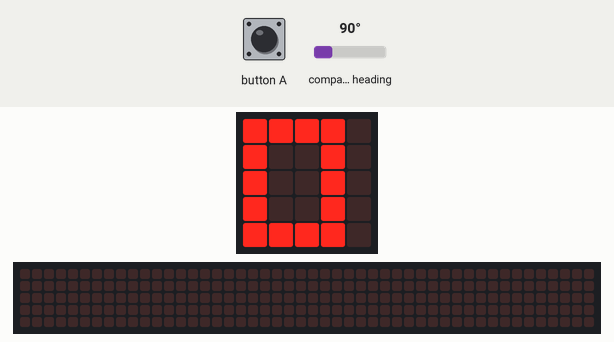
This program was run on a simulated BBC micro:bit (MakeCode). Parts: the board's 5×5 LED display, a strip that is not on the board, showing the scrolling text unrolled. The test bench sets the inputs (shaded band); at power-on: compass heading 90°. The 48×5 strip is a reading aid, not a part: it shows the text the display is scrolling, unrolled, one strip-width of it at a time; the compass is already calibrated.

Above: at 1.2 s.
1.3 s: button A pressed for 0.15 s
At 1.9 s:
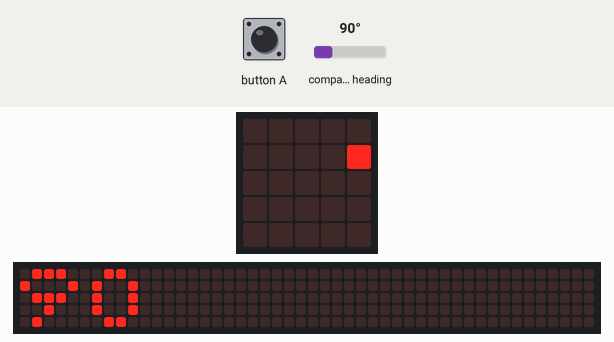
2.0 s: compass heading set to 7°
At 4.9 s:
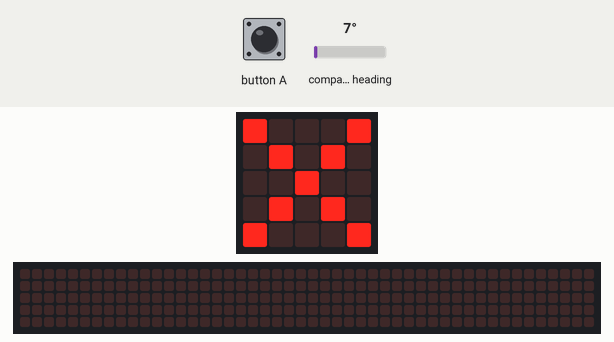
5.0 s: compass heading set to 180°
At 5.8 s:
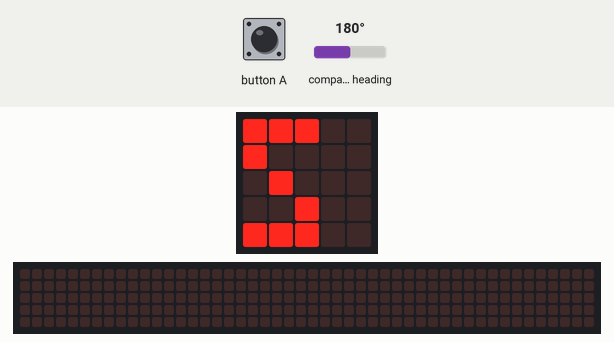
6.9 s: button A pressed for 0.15 s
At 7.21 s:
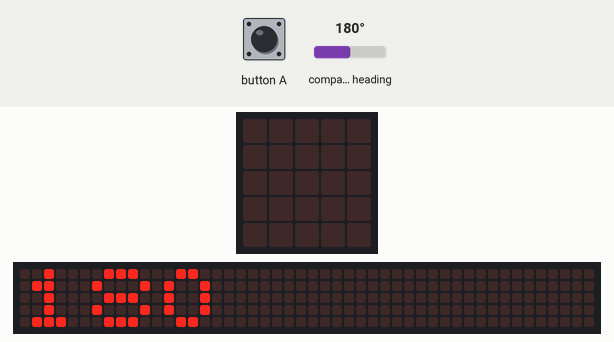
9.1 s: compass heading set to 269°
At 11.4 s:
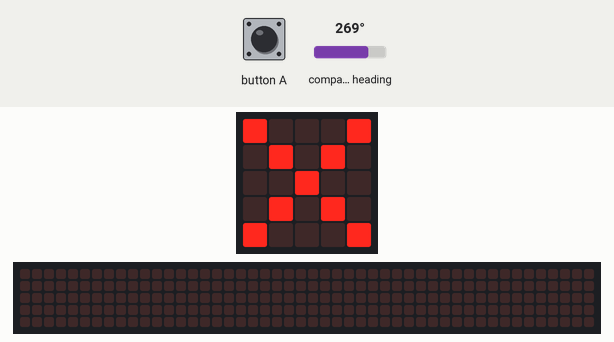
Timing chart, 0 to 11.6 s (numbered marks = the images above; inputs shaded):
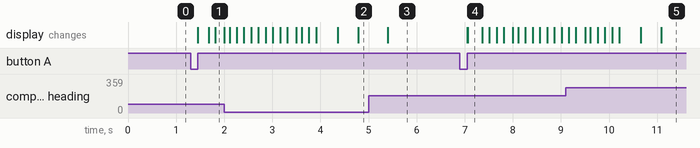

Measured:
- after the input at 1.3 s, the display: first changes after 0.15 s (image 1 shows a later state)
- after the input at 2.0 s, the display: first differs from a run without the input after 2.8 s (image 2)
- after the input at 5.0 s, the display: changes after 0.40 s (image 3)
- after the input at 6.9 s, the display: first changes after 0.15 s (image 4 shows a later state)
- after the input at 9.1 s, the display: first differs from a run without the input after 2.0 s (image 5)

The program:

main.ts
```typescript
let Angle_Boussole = 0
input.onButtonPressed(Button.A, function () {
    basic.clearScreen()
    basic.showNumber(input.compassHeading())
})
input.onGesture(Gesture.Shake, function () {
    input.calibrateCompass()
})
basic.forever(function () {
    Angle_Boussole = input.compassHeading()
    if (Angle_Boussole == 0) {
        basic.showLeds(`
            # . . # .
            # # . # .
            # . # # .
            # . . # .
            # . . # .
            `)
    } else if (Angle_Boussole == 270) {
        basic.showLeds(`
            # # # . .
            # . . . .
            # # . . .
            # . . . .
            # # # . .
            `)
    } else if (Angle_Boussole == 90) {
        basic.showLeds(`
            # # # # .
            # . . # .
            # . . # .
            # . . # .
            # # # # .
            `)
    } else if (Angle_Boussole == 180) {
        basic.showLeds(`
            # # # . .
            # . . . .
            . # . . .
            . . # . .
            # # # . .
            `)
    } else {
        basic.showIcon(IconNames.No)
    }
})
```

test.ts
```typescript
// les tests vont ici ; cela ne sera pas compilé si ce paquet est utilisé en tant qu'extension.
```
